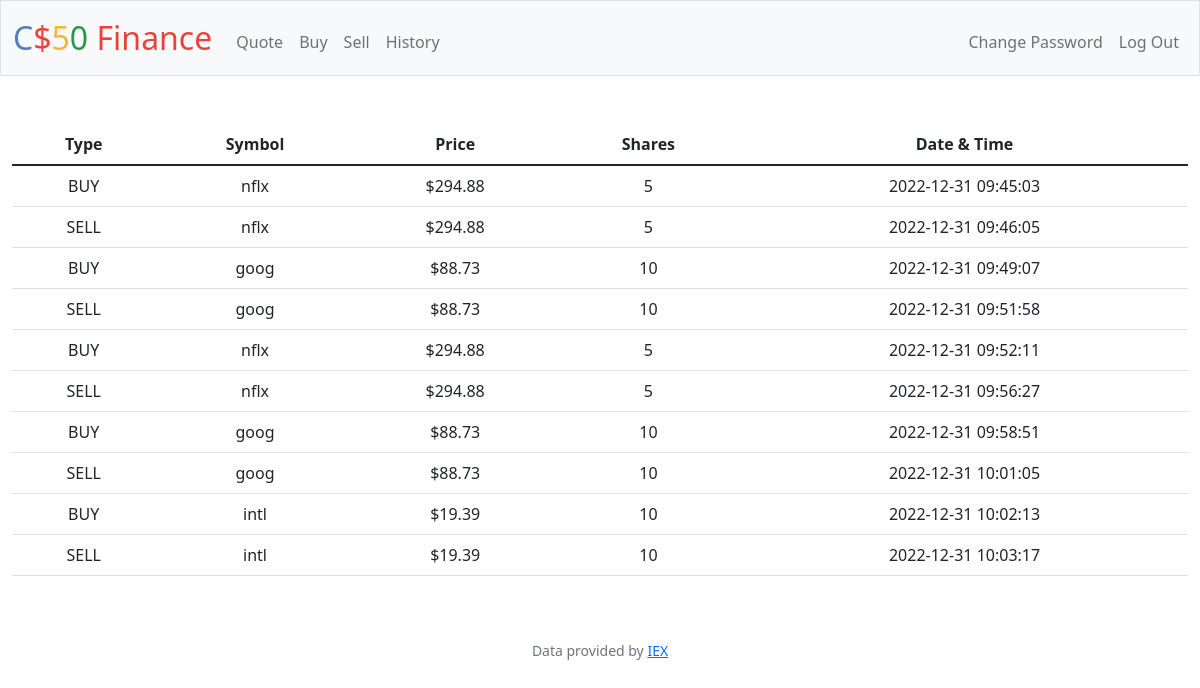
Screenshot of /history (signed in) with the database file from the repository.
### tables this page shows
CREATE TABLE 'history' (id INTEGER PRIMARY KEY AUTOINCREMENT NOT NULL, stock TEXT NOT NULL, price INTEGER NOT NULL, date DATETIME NOT NULL, shares INTEGER NOT NULL, amount INTEGER NOT NULL, user_id INTEGER NOT NULL, type TEXT);

### app.py (the view)
@app.route("/history")
@login_required
def history():
    rows = db.execute("SELECT type, stock, price, shares, date FROM history WHERE user_id = ?", session["user_id"])
    for row in rows:
        row["price"] = usd(row["price"])
    return render_template("history.html", rows=rows)

### app.py (called while the page is built)
@app.after_request
def after_request(response):
    response.headers["Cache-Control"] = "no-cache, no-store, must-revalidate"
    response.headers["Expires"] = 0
    response.headers["Pragma"] = "no-cache"
    return response

### helpers.py (called while the page is built)
def login_required(f):
    @wraps(f)
    def decorated_function(*args, **kwargs):
        if session.get("user_id") is None:
            return redirect("/login")
        return f(*args, **kwargs)
    return decorated_function

def usd(value):
    return f"${value:,.2f}"

### templates/history.html (shortened to what this page needs)
{% extends "layout.html" %}
{% block main %}
    <table class="table table-hover justify-content-center">
        <thead>
            <tr scope="row">
                <th scope="col">Type</th>
                <th scope="col">Symbol</th>
                <th scope="col">Price</th>
                <th scope="col">Shares</th>
                <th scope="col">Date & Time</th>
            </tr>
        </thead>
        <tbody>
            {% for row in rows %}
                <tr scope="row">
                    <td scope="col-3">{{ row["type"] }}</td>
                    <td scope="col-3">{{ row["stock"] }}</td>
                    <td scope="col-3">{{ row["price"] }}</td>
                    <td scope="col-3">{{ row["shares"] }}</td>
                    <td scope="col-3">{{ row["date"] }}</td>
                </tr>
            {% endfor %}
        </tbody>
    </table>
{% endblock %}

### rows the page displays
history: type "BUY", stock "nflx", price "$294.88", shares "5", date "2022-12-31 09:45:03"
history: type "SELL", stock "nflx", price "$294.88", shares "5", date "2022-12-31 09:46:05"
history: type "BUY", stock "goog", price "$88.73", shares "10", date "2022-12-31 09:49:07"
history: type "SELL", stock "goog", price "$88.73", shares "10", date "2022-12-31 09:51:58"
history: type "BUY", stock "nflx", price "$294.88", shares "5", date "2022-12-31 09:52:11"
history: type "SELL", stock "nflx", price "$294.88", shares "5", date "2022-12-31 09:56:27"
history: type "BUY", stock "goog", price "$88.73", shares "10", date "2022-12-31 09:58:51"
history: type "SELL", stock "goog", price "$88.73", shares "10", date "2022-12-31 10:01:05"
history: type "BUY", stock "intl", price "$19.39", shares "10", date "2022-12-31 10:02:13"
history: type "SELL", stock "intl", price "$19.39", shares "10", date "2022-12-31 10:03:17"
